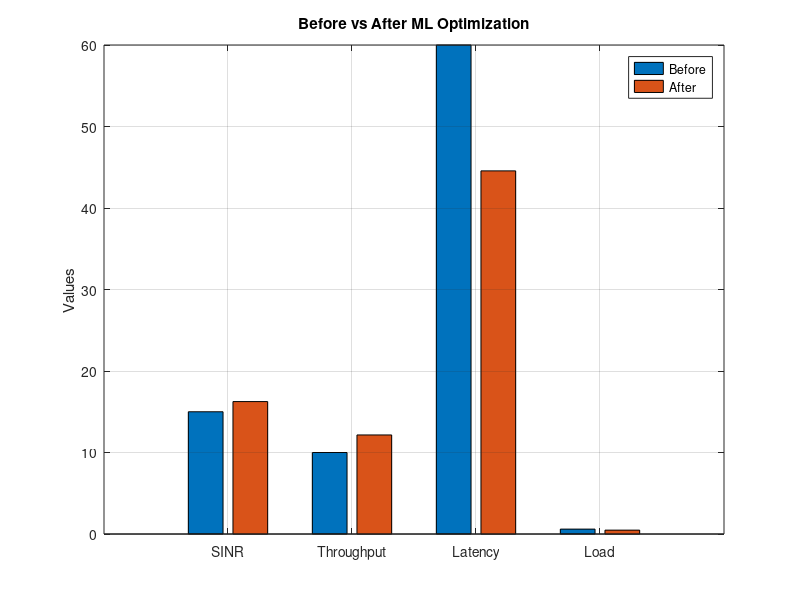

Reproduce this figure in MATLAB.
%% rectification.m
% Applies ML-predicted healing actions to a single user sample using
% transfer functions, and compares before/after network performance.
%
% Part of: Self-Healing in Wireless Cellular Networks
% VIT Chennai - School of Electronics and Communication Engineering

clc;
clear;

%% INPUT (single sample)
sinr = 15;
throughput = 10;
latency = 60;
load_val = 0.6;
demand = 12;

%% ML OUTPUT
power_boost = 1.561;
priority = 1.158;
handover = 0;
load_weight = 0.699;
delay_priority = 0.858;

%% CONSTANTS
alpha = 0.8;
beta = 2;
gamma = 0.5;
delta = 1.5;
eta = 0.3;
kappa = 7;
lambda = 0.3;

%% -------- APPLY IMPROVEMENTS --------

sinr_new = sinr + alpha * power_boost + beta * handover;

delta_sinr = sinr_new - sinr;
throughput_new = throughput * (1 + gamma * (delta_sinr / sinr)) ...
    + delta * priority;

latency_new = latency * (1 - eta * delay_priority) ...
    - kappa * handover;

load_new = load_val * (1 - lambda * load_weight);

%% -------- PRINT RESULTS --------

fprintf('\n===== NETWORK PERFORMANCE COMPARISON =====\n');

% SINR
sinr_change = ((sinr_new - sinr) / sinr) *100;
fprintf('\nSINR:\nBefore = %.2f dB | After = %.2f dB | Change = +%.2f%%\n', ...
    sinr, sinr_new, sinr_change);

% Throughput
thr_change = ((throughput_new - throughput) / throughput) *100;
fprintf('\nThroughput:\nBefore = %.2f Mbps | After = %.2f Mbps | Change = +%.2f%%\n', ...
    throughput, throughput_new, thr_change);

% Latency (decrease is good)
lat_change = ((latency - latency_new) / latency) *100;
fprintf('\nLatency:\nBefore = %.2f ms | After = %.2f ms | Improvement = +%.2f%%\n', ...
    latency, latency_new, lat_change);

% Load (decrease is good)
load_change = ((load_val - load_new) / load_val) *100;
fprintf('\nLoad:\nBefore = %.2f | After = %.2f | Improvement = +%.2f%%\n', ...
    load_val, load_new, load_change);

fprintf('\n==========================================\n');

%% -------- GRAPH --------

before = [sinr, throughput, latency, load_val];
after = [sinr_new, throughput_new, latency_new, load_new];

labels = {'SINR','Throughput','Latency','Load'};

figure;
bar([before; after]');
legend('Before','After');
set(gca,'XTickLabel', labels);

title('Before vs After ML Optimization');
ylabel('Values');
grid on;
